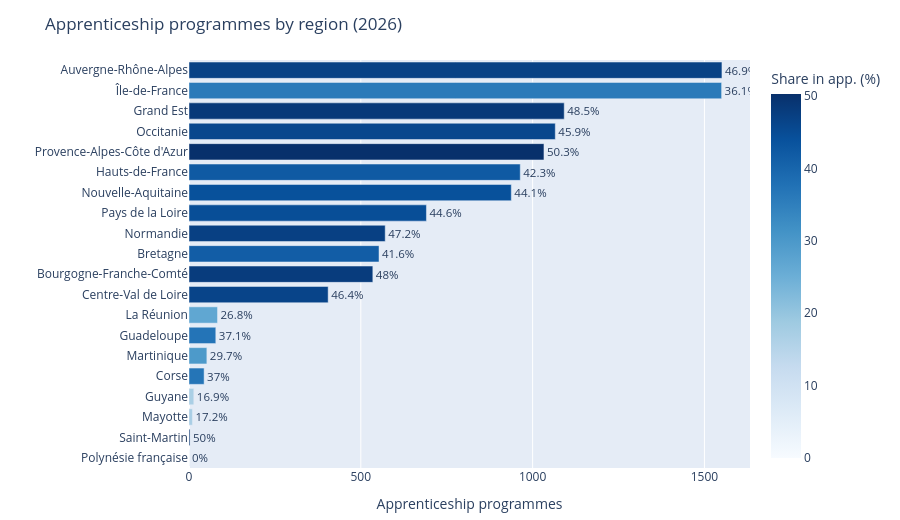

This figure's notebook cell:
### Markdown cell above
**Reading.** In 2026, **BTS** programmes make up the bulk of apprenticeship on Parcoursup (9,142 of the 11,251 apprenticeship programmes, 81%) and 65.5% of all BTS can be followed as an apprentice. Some smaller types are almost entirely in apprenticeship (professional certifications, DEUST). At the opposite, business schools and university licences recruit almost no apprentices through Parcoursup: their apprenticeship tracks usually start later (third year, master) and are not listed there.

### Code cell
results["figs"]["q1_regions"].show()
results["q1"]["top_institutions"]

### Figure 1 — Plotly figure (JSON) as saved in the notebook; plotly's stock layout.template omitted (floating-point values rounded to 4 significant figures)
{"data": [{"hovertemplate": "Apprenticeship programmes=%{x}<br>=%{y}<br>Share in app. (%)=%{marker.color}<extra></extra>", "legendgroup": "", "marker": {"color": [0.0, 50.0, 17.2, 16.9, 37.0, 29.7, 37.1, 26.8, 46.4, 48.0, 41.6, 47.2, 44.6, 44.1, 42.3, 50.3, 45.9, 48.5, 36.1, 46.9], "coloraxis": "coloraxis", "pattern": {"shape": ""}}, "name": "", "orientation": "h", "showlegend": false, "text": [0.0, 50.0, 17.2, 16.9, 37.0, 29.7, 37.1, 26.8, 46.4, 48.0, 41.6, 47.2, 44.6, 44.1, 42.3, 50.3, 45.9, 48.5, 36.1, 46.9], "textposition": "outside", "texttemplate": "%{text}%", "type": "bar", "x": [0, 3, 10, 14, 44, 52, 78, 83, 405, 535, 553, 571, 691, 938, 964, 1033, 1066, 1092, 1550, 1551], "xaxis": "x", "y": ["Polynésie française", "Saint-Martin", "Mayotte", "Guyane", "Corse", "Martinique", "Guadeloupe", "La Réunion", "Centre-Val de Loire", "Bourgogne-Franche-Comté", "Bretagne", "Normandie", "Pays de la Loire", "Nouvelle-Aquitaine", "Hauts-de-France", "Provence-Alpes-Côte d'Azur", "Occitanie", "Grand Est", "Île-de-France", "Auvergne-Rhône-Alpes"], "yaxis": "y"}], "layout": {"barmode": "relative", "coloraxis": {"colorbar": {"title": {"text": "Share in app. (%)"}}, "colorscale": [[0, "rgb(247,251,255)"], [0.125, "rgb(222,235,247)"], [0.25, "rgb(198,219,239)"], [0.375, "rgb(158,202,225)"], [0.5, "rgb(107,174,214)"], [0.625, "rgb(66,146,198)"], [0.75, "rgb(33,113,181)"], [0.875, "rgb(8,81,156)"], [1, "rgb(8,48,107)"]]}, "height": 520, "legend": {"tracegroupgap": 0}, "margin": {"b": 10, "l": 10, "r": 40, "t": 60}, "title": {"text": "Apprenticeship programmes by region (2026)"}, "xaxis": {"anchor": "y", "domain": [0, 1], "title": {"text": "Apprenticeship programmes"}}, "yaxis": {"anchor": "x", "domain": [0, 1], "title": {"text": ""}}}}
